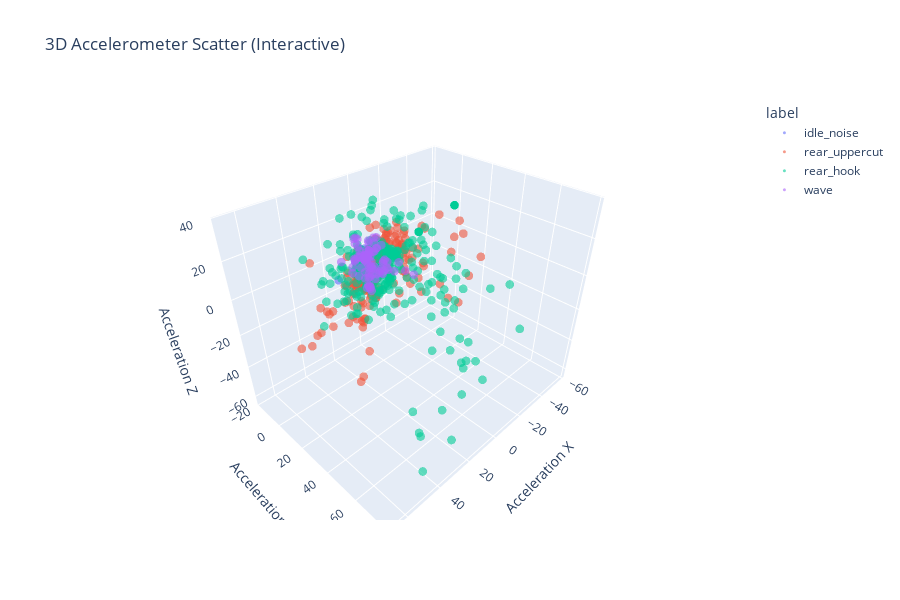
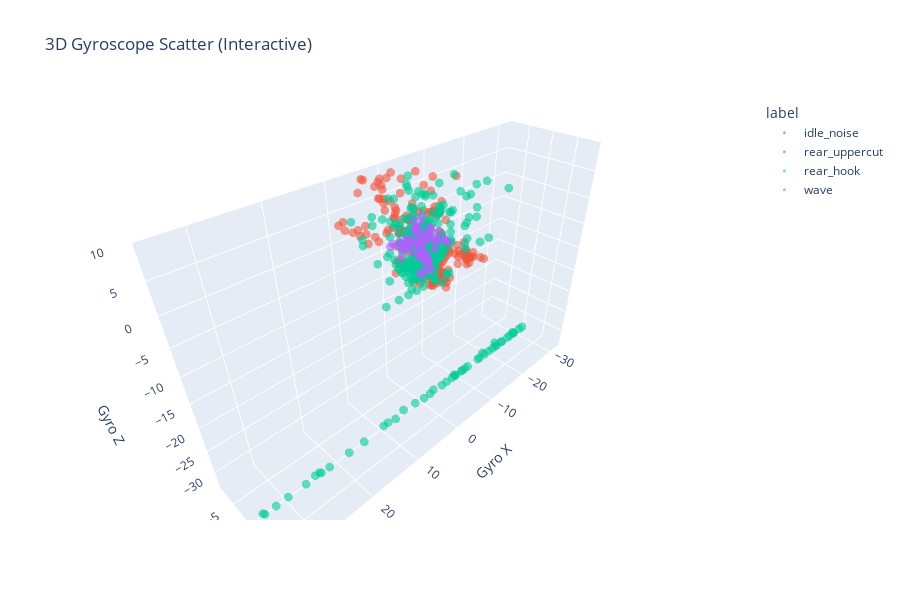

Notebook code for these charts, in order:
### Code cell
# ====== Interactive 3D Visualizations ======
# Enhanced 3D accelerometer scatter
fig = px.scatter_3d(
    data_sample,
    x="acx", y="acy", z="acz",
    color="label",
    opacity=0.6,
    title="3D Accelerometer Scatter (Interactive)",
    labels={'acx': 'Acceleration X', 'acy': 'Acceleration Y', 'acz': 'Acceleration Z'}
)
fig.update_traces(marker=dict(size=3))
fig.update_layout(height=600)
fig.show()

# Enhanced 3D gyroscope scatter
fig = px.scatter_3d(
    data_sample,
    x="gyx", y="gyy", z="gyz",
    color="label",
    opacity=0.6,
    title="3D Gyroscope Scatter (Interactive)",
    labels={'gyx': 'Gyro X', 'gyy': 'Gyro Y', 'gyz': 'Gyro Z'}
)
fig.update_traces(marker=dict(size=3))
fig.update_layout(height=600)
fig.show()

### Figure 1 — Plotly figure (JSON) as saved in the notebook; plotly's stock layout.template omitted (floating-point values rounded to 4 significant figures; data arrays with more than 128 entries replaced by an {"elided": "..."} marker saying what was removed)
{"data": [{"hovertemplate": "label=idle_noise<br>Acceleration X=%{x}<br>Acceleration Y=%{y}<br>Acceleration Z=%{z}<extra></extra>", "legendgroup": "idle_noise", "marker": {"color": "#636efa", "opacity": 0.6, "size": 3, "symbol": "circle"}, "mode": "markers", "name": "idle_noise", "scene": "scene", "showlegend": true, "type": "scatter3d", "x": {"elided": "323 float values"}, "y": {"elided": "323 float values"}, "z": {"elided": "323 float values"}}, {"hovertemplate": "label=rear_uppercut<br>Acceleration X=%{x}<br>Acceleration Y=%{y}<br>Acceleration Z=%{z}<extra></extra>", "legendgroup": "rear_uppercut", "marker": {"color": "#EF553B", "opacity": 0.6, "size": 3, "symbol": "circle"}, "mode": "markers", "name": "rear_uppercut", "scene": "scene", "showlegend": true, "type": "scatter3d", "x": {"elided": "230 float values"}, "y": {"elided": "230 float values"}, "z": {"elided": "230 float values"}}, {"hovertemplate": "label=rear_hook<br>Acceleration X=%{x}<br>Acceleration Y=%{y}<br>Acceleration Z=%{z}<extra></extra>", "legendgroup": "rear_hook", "marker": {"color": "#00cc96", "opacity": 0.6, "size": 3, "symbol": "circle"}, "mode": "markers", "name": "rear_hook", "scene": "scene", "showlegend": true, "type": "scatter3d", "x": {"elided": "359 float values"}, "y": {"elided": "359 float values"}, "z": {"elided": "359 float values"}}, {"hovertemplate": "label=wave<br>Acceleration X=%{x}<br>Acceleration Y=%{y}<br>Acceleration Z=%{z}<extra></extra>", "legendgroup": "wave", "marker": {"color": "#ab63fa", "opacity": 0.6, "size": 3, "symbol": "circle"}, "mode": "markers", "name": "wave", "scene": "scene", "showlegend": true, "type": "scatter3d", "x": [2.89, 0.49, -5.81, 11.85, 2.25, 5.52, -0.11, 16.52, 3.09, -11.33, 0.24, 1.65, 14.96, 3.58, 3.34, 3.75, 6.06, -3.95, 3.4, 5.6, 5.71, -9.96, 10.56, 1.72, -8.5, -6.59, 6.03, 10.72, 6.55, 5.6, 2.12, -7.07, 1.45, -1.89, -5.78, 1.04, 1.58, 1.36, -0.06, 4.08, 5.53, 2.45, 1.98, 5.17, -3.01, 7.55, 17.74, 2.11, 2.07, 1.84, 4.48, 4.91, 2.88, -1.78, 6.73, -3.76, 2.3, 3.13, 2.92, 6.95, 4.02, -1.47, 2.11, 6.16, 14.45, -0.21, 1.98, 1.22, 8.42, 6.17, 11.54, 19.23, -0.53, 4.35, -16.39, 7.88, 6.43, -3.78, -3.64, 9.55, 1.85, 1.0, 0.33, 17.75, 3.54, 0.46, 2.3, 10.79], "y": [-7.75, -6.95, -8.24, -6.61, 5.94, -7.92, -1.37, 8.79, -7.65, 7.31, -3.13, -6.06, 7.13, -7.14, -7.51, -7.64, 12.71, 2.27, -5.01, 4.54, -1.62, -9.32, -5.83, -5.52, 5.4, -7.43, -8.66, -5.73, 0.01, -8.06, -4.47, 3.44, -6.44, -8.45, -8.76, -7.87, -9.31, -7.24, -6.88, -4.79, -2.32, 8.99, -5.86, -9.84, -8.79, -9.74, 0.69, 4.03, -9.38, -6.4, -7.4, -4.71, -6.22, -5.34, -0.91, -9.05, -6.62, -7.59, 5.77, 0.18, -13.55, -7.71, -6.96, -9.97, 3.44, 3.57, -7.25, -6.27, 4.04, 0.21, 6.26, 7.57, -7.7, 8.02, 8.38, -6.76, -7.33, -8.64, -7.64, 7.79, 6.42, -8.22, -7.25, -7.59, 4.25, -8.38, -4.84, -6.21], "z": [0.92, 8.19, 2.17, -1.24, 3.36, 2.5, 12.95, 0.94, 1.21, -7.18, 12.33, 2.39, 3.03, -0.8, 1.57, 0.55, 4.05, -5.64, 0.88, -3.15, -12.74, 1.98, 2.75, 4.91, -1.87, -11.8, 7.12, 2.16, -12.48, 5.12, 5.06, -7.36, -6.29, -8.06, 1.82, 0.39, -2.65, 0.63, 0.4, -14.84, -8.28, 4.34, -8.49, 10.71, -9.51, 11.88, 0.87, -1.83, -1.53, -4.11, 0.26, -15.89, -2.01, 7.75, -12.56, 0.52, 1.89, 1.85, -3.66, -13.31, 6.54, -11.71, 0.71, 11.86, 3.71, -3.87, 4.55, -1.75, 4.9, -14.84, -1.59, 2.87, -6.46, 3.92, -11.27, 3.07, 1.92, -8.24, 1.36, -2.87, 4.27, 0.85, 9.22, 3.72, -3.48, 0.75, 5.15, 3.21]}], "layout": {"height": 600, "legend": {"title": {"text": "label"}, "tracegroupgap": 0}, "scene": {"domain": {"x": [0, 1], "y": [0, 1]}, "xaxis": {"title": {"text": "Acceleration X"}}, "yaxis": {"title": {"text": "Acceleration Y"}}, "zaxis": {"title": {"text": "Acceleration Z"}}}, "title": {"text": "3D Accelerometer Scatter (Interactive)"}}}

### Figure 2 — Plotly figure (JSON) as saved in the notebook; plotly's stock layout.template omitted (floating-point values rounded to 4 significant figures; data arrays with more than 128 entries replaced by an {"elided": "..."} marker saying what was removed)
{"data": [{"hovertemplate": "label=idle_noise<br>Gyro X=%{x}<br>Gyro Y=%{y}<br>Gyro Z=%{z}<extra></extra>", "legendgroup": "idle_noise", "marker": {"color": "#636efa", "opacity": 0.6, "size": 3, "symbol": "circle"}, "mode": "markers", "name": "idle_noise", "scene": "scene", "showlegend": true, "type": "scatter3d", "x": {"elided": "323 float values"}, "y": {"elided": "323 float values"}, "z": {"elided": "323 float values"}}, {"hovertemplate": "label=rear_uppercut<br>Gyro X=%{x}<br>Gyro Y=%{y}<br>Gyro Z=%{z}<extra></extra>", "legendgroup": "rear_uppercut", "marker": {"color": "#EF553B", "opacity": 0.6, "size": 3, "symbol": "circle"}, "mode": "markers", "name": "rear_uppercut", "scene": "scene", "showlegend": true, "type": "scatter3d", "x": {"elided": "230 float values"}, "y": {"elided": "230 float values"}, "z": {"elided": "230 float values"}}, {"hovertemplate": "label=rear_hook<br>Gyro X=%{x}<br>Gyro Y=%{y}<br>Gyro Z=%{z}<extra></extra>", "legendgroup": "rear_hook", "marker": {"color": "#00cc96", "opacity": 0.6, "size": 3, "symbol": "circle"}, "mode": "markers", "name": "rear_hook", "scene": "scene", "showlegend": true, "type": "scatter3d", "x": {"elided": "359 float values"}, "y": {"elided": "359 float values"}, "z": {"elided": "359 float values"}}, {"hovertemplate": "label=wave<br>Gyro X=%{x}<br>Gyro Y=%{y}<br>Gyro Z=%{z}<extra></extra>", "legendgroup": "wave", "marker": {"color": "#ab63fa", "opacity": 0.6, "size": 3, "symbol": "circle"}, "mode": "markers", "name": "wave", "scene": "scene", "showlegend": true, "type": "scatter3d", "x": [2.92, -3.21, -0.26, -1.46, 3.49, 1.64, 3.43, 0.24, 0.0, 0.79, 0.82, -4.84, 0.31, 2.5, -0.22, 0.01, 2.74, 1.49, 6.16, 0.46, -3.63, 0.08, 2.08, 5.49, -0.54, -0.36, 2.01, -0.17, 3.68, 2.34, 4.01, 1.4, -1.27, 1.06, 0.54, -0.3, -1.75, -0.09, 4.16, 2.21, 5.32, -2.53, 2.4, 1.54, 0.31, -0.09, 0.84, -1.58, -1.44, -1.95, -0.28, 1.77, -5.4, -1.89, 4.14, 0.56, -0.37, -0.16, -0.45, 0.47, 0.16, -1.61, -0.05, 0.64, 1.2, 2.03, 3.7, 4.29, -1.4, 1.19, -0.09, -0.09, 1.31, 3.05, -0.77, 0.21, -2.0, -1.01, -0.24, 0.28, -3.73, 0.09, -2.92, 0.21, 0.54, 0.28, -4.86, -0.25], "y": [0.11, -1.29, 0.94, 0.53, 0.4, 1.3, -0.59, -0.21, -0.96, 1.41, -0.49, 0.58, 1.18, -0.77, 0.61, -0.97, -0.08, 1.67, -0.21, 2.38, 0.12, 0.18, -2.24, -0.44, -0.89, -0.14, -1.02, 0.61, -0.15, -1.74, 0.25, 1.66, 2.42, 0.51, -0.76, 0.68, -0.52, 1.11, 1.18, -1.33, -0.03, 0.54, 2.28, -0.72, 0.48, -0.58, 1.57, -1.61, -0.14, -0.15, 0.33, -1.27, 0.67, 0.74, 0.25, -0.77, 0.76, 0.83, -2.21, 0.27, -0.15, 1.07, 1.37, -1.35, 0.7, 1.66, 0.36, 1.2, 1.51, 0.23, -1.39, -0.23, -0.27, 0.06, -0.45, 0.3, -0.16, 0.15, 1.35, 1.81, -0.04, -0.88, -1.24, -0.51, 2.37, -1.29, 0.44, -0.13], "z": [0.6, -0.44, -1.98, 2.25, 2.19, -1.01, 0.58, 0.15, 2.31, -1.57, 0.42, -1.15, -1.56, -0.63, -2.14, 2.17, 1.46, -4.13, 1.62, -3.37, -0.81, -0.21, -2.55, 1.75, 3.06, 0.18, -0.31, -1.46, 0.85, -0.75, 1.13, -3.64, 2.37, -0.9, 2.1, -2.44, 0.05, -2.71, 1.72, -0.07, 1.42, -0.92, 3.2, -0.0, -0.5, 0.24, -2.31, 3.38, 0.01, 1.76, -2.22, -0.09, -1.62, 0.32, 1.37, 1.5, -3.37, -2.35, 2.82, -0.06, -0.42, 0.81, -2.71, -0.06, -1.67, -3.83, 1.09, 1.91, -0.99, 0.66, 1.76, 0.17, -1.2, 1.3, 1.21, -1.82, 1.26, 0.87, -2.68, -2.42, -0.93, 2.38, -0.4, -0.35, -3.56, 2.1, -0.94, 0.08]}], "layout": {"height": 600, "legend": {"title": {"text": "label"}, "tracegroupgap": 0}, "scene": {"domain": {"x": [0, 1], "y": [0, 1]}, "xaxis": {"title": {"text": "Gyro X"}}, "yaxis": {"title": {"text": "Gyro Y"}}, "zaxis": {"title": {"text": "Gyro Z"}}}, "title": {"text": "3D Gyroscope Scatter (Interactive)"}}}
